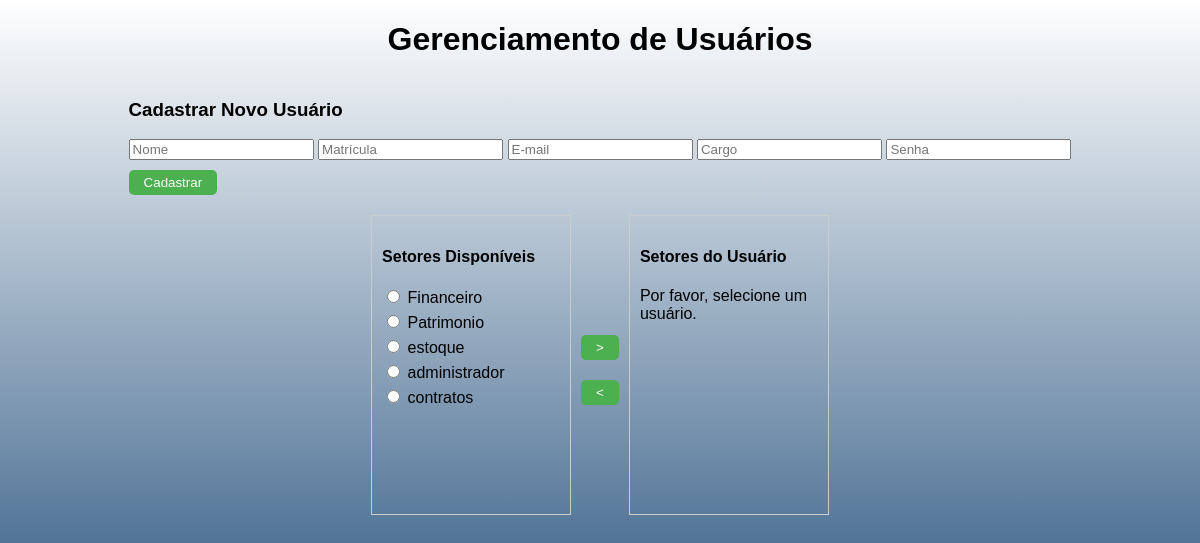
The app's page /usuarios.php with its own data.
### tables this page shows
CREATE TABLE `setores` (
  `id` int(11) NOT NULL,
  `nome_setor` varchar(100) NOT NULL
);

### usuarios.php (the view, shortened to what this page needs)
<?php
include 'banco.php';
$setores = $con->query("SELECT * FROM setores");
?>
<!DOCTYPE html>
<html lang="pt-br">
<head>
    <link rel="stylesheet" href="src/style/style.css">
</head>
<body>
<div class="container">
    <h1>Gerenciamento de Usuários</h1>
    <form action="cadastro_usuario.php" method="POST">
        <h3>Cadastrar Novo Usuário</h3>
        <input type="text" name="nome" placeholder="Nome" required>
        <input type="text" name="matricula" placeholder="Matrícula" required>
        <input type="email" name="email" placeholder="E-mail" required>
        <input type="text" name="cargo" placeholder="Cargo" required>
        <input type="password" name="senha" placeholder="Senha" required>
        <button type="submit" name="submit_user">Cadastrar</button>
    </form>
    <form action="usuarios.php" method="POST" class="permission-box">
        <div class="box">
            <h4>Setores Disponíveis</h4>
            <ul>
                <?php while ($setor = $setores->fetch_assoc()) { ?>
                    <li>
                        <input type="radio" name="setor_id" value="<?php echo $setor['id']; ?>">
                        <?php echo $setor['nome_setor']; ?>
                    </li>
                <?php } ?>
            </ul>
        </div>
        <div class="buttons">
            <button type="submit" name="add_permission">&gt;</button>
            <button type="submit" name="remove_permission">&lt;</button>
        </div>
        <div class="box">
            <h4>Setores do Usuário</h4>
            <ul>
            <?php
if (isset($_POST['usuario_id']) && !empty($_POST['usuario_id'])) {
    $usuario_id = $_POST['usuario_id'];
    $stmt = $con->prepare("SELECT setores.nome_setor
                           FROM permissoes
                           JOIN setores ON permissoes.setor_id = setores.id
                           WHERE permissoes.usuario_id = ?");
    $stmt->bind_param("i", $usuario_id);
    $stmt->execute();
    $result = $stmt->get_result();
    while ($row = $result->fetch_assoc()) {
        echo $row['nome_setor'] . "<br>";
    }
    $stmt->close();
} else {
    echo "Por favor, selecione um usuário.";
}
?>
            </ul>
        </div>
    </form>
</div>
</body>
</html>

### src/style/style.css (style rules this page uses)
html, body { font-family: Arial, sans-serif; background: linear-gradient(to bottom, white, #003366); margin: 0; padding: 0; width: 100%; display: flex; height: 100%; flex-direction: column; box-sizing: border-box; overflow-x: hidden; align-items: center; }
* { box-sizing: border-box; }
button { display: flex; margin-top: 10px; padding: 10px 15px; background-color: #4CAF50; color: white; border: none; border-radius: 5px; cursor: pointer; }
button { padding: 5px 15px; cursor: pointer; }

### usuarios.php (style rules this page uses)
.container { display: flex; flex-direction: column; align-items: center; }
.permission-box { display: flex; align-items: center; gap: 10px; margin: 20px 0; }
.box { width: 200px; height: 300px; border: 1px solid #ccc; overflow-y: auto; padding: 10px; }
.box ul { list-style: none; padding: 0; }
.box ul li { margin: 5px 0; }
.buttons { display: flex; flex-direction: column; gap: 10px; }

### records on screen
setores: nome_setor "Financeiro"
setores: nome_setor "Patrimonio"
setores: nome_setor "estoque"
setores: nome_setor "administrador"
setores: nome_setor "contratos"
